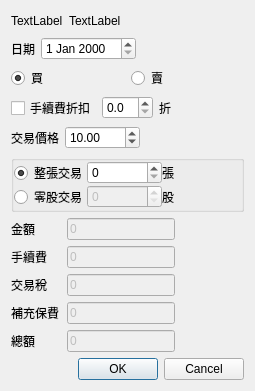
<?xml version="1.0" encoding="UTF-8"?>
<ui version="4.0">
 <class>Dialog</class>
 <widget class="QDialog" name="Dialog">
  <property name="geometry">
   <rect>
    <x>0</x>
    <y>0</y>
    <width>255</width>
    <height>369</height>
   </rect>
  </property>
  <property name="sizePolicy">
   <sizepolicy hsizetype="Fixed" vsizetype="Fixed">
    <horstretch>0</horstretch>
    <verstretch>0</verstretch>
   </sizepolicy>
  </property>
  <property name="windowTitle">
   <string>股票交易</string>
  </property>
  <layout class="QVBoxLayout" name="verticalLayout">
   <item>
    <layout class="QHBoxLayout" name="horizontalLayout_12">
     <item>
      <widget class="QLabel" name="qtStockNumberLabel">
       <property name="text">
        <string>TextLabel</string>
       </property>
      </widget>
     </item>
     <item>
      <widget class="QLabel" name="qtStockNameLabel">
       <property name="text">
        <string>TextLabel</string>
       </property>
      </widget>
     </item>
     <item>
      <spacer name="horizontalSpacer_11">
       <property name="orientation">
        <enum>Qt::Horizontal</enum>
       </property>
       <property name="sizeHint" stdset="0">
        <size>
         <width>40</width>
         <height>20</height>
        </size>
       </property>
      </spacer>
     </item>
    </layout>
   </item>
   <item>
    <layout class="QHBoxLayout" name="horizontalLayout">
     <item>
      <widget class="QLabel" name="label">
       <property name="text">
        <string>日期</string>
       </property>
      </widget>
     </item>
     <item>
      <widget class="QDateEdit" name="qtDateEdit"/>
     </item>
     <item>
      <spacer name="horizontalSpacer_3">
       <property name="orientation">
        <enum>Qt::Horizontal</enum>
       </property>
       <property name="sizeHint" stdset="0">
        <size>
         <width>40</width>
         <height>20</height>
        </size>
       </property>
      </spacer>
     </item>
    </layout>
   </item>
   <item>
    <layout class="QHBoxLayout" name="horizontalLayout_2">
     <item>
      <widget class="QRadioButton" name="qtBuyRadioButton">
       <property name="text">
        <string>買</string>
       </property>
       <property name="checked">
        <bool>true</bool>
       </property>
      </widget>
     </item>
     <item>
      <widget class="QRadioButton" name="qtSellRadioButton">
       <property name="text">
        <string>賣</string>
       </property>
      </widget>
     </item>
    </layout>
   </item>
   <item>
    <layout class="QHBoxLayout" name="horizontalLayout_11">
     <item>
      <widget class="QCheckBox" name="qtDiscountCheckBox">
       <property name="text">
        <string>手續費折扣</string>
       </property>
      </widget>
     </item>
     <item>
      <widget class="QDoubleSpinBox" name="qtDiscountRateDoubleSpinBox">
       <property name="decimals">
        <number>1</number>
       </property>
       <property name="maximum">
        <double>10.000000000000000</double>
       </property>
       <property name="singleStep">
        <double>0.500000000000000</double>
       </property>
      </widget>
     </item>
     <item>
      <widget class="QLabel" name="label_10">
       <property name="text">
        <string>折</string>
       </property>
      </widget>
     </item>
     <item>
      <spacer name="horizontalSpacer_10">
       <property name="orientation">
        <enum>Qt::Horizontal</enum>
       </property>
       <property name="sizeHint" stdset="0">
        <size>
         <width>40</width>
         <height>20</height>
        </size>
       </property>
      </spacer>
     </item>
    </layout>
   </item>
   <item>
    <layout class="QHBoxLayout" name="horizontalLayout_3">
     <item>
      <widget class="QLabel" name="label_2">
       <property name="text">
        <string>交易價格</string>
       </property>
      </widget>
     </item>
     <item>
      <widget class="QDoubleSpinBox" name="qtPriceDoubleSpinBox">
       <property name="minimumSize">
        <size>
         <width>75</width>
         <height>0</height>
        </size>
       </property>
       <property name="maximum">
        <double>9999.989999999999782</double>
       </property>
       <property name="value">
        <double>10.000000000000000</double>
       </property>
      </widget>
     </item>
     <item>
      <spacer name="horizontalSpacer_4">
       <property name="orientation">
        <enum>Qt::Horizontal</enum>
       </property>
       <property name="sizeHint" stdset="0">
        <size>
         <width>40</width>
         <height>20</height>
        </size>
       </property>
      </spacer>
     </item>
    </layout>
   </item>
   <item>
    <widget class="QGroupBox" name="groupBox">
     <property name="title">
      <string/>
     </property>
     <layout class="QVBoxLayout" name="verticalLayout_2">
      <property name="spacing">
       <number>0</number>
      </property>
      <property name="leftMargin">
       <number>0</number>
      </property>
      <property name="topMargin">
       <number>0</number>
      </property>
      <property name="rightMargin">
       <number>0</number>
      </property>
      <property name="bottomMargin">
       <number>0</number>
      </property>
      <item>
       <layout class="QHBoxLayout" name="horizontalLayout_5">
        <item>
         <widget class="QRadioButton" name="qtCommonTradeRadioButton">
          <property name="text">
           <string>整張交易</string>
          </property>
          <property name="checked">
           <bool>true</bool>
          </property>
         </widget>
        </item>
        <item>
         <widget class="QSpinBox" name="qtCommonTradeCountSpinBox">
          <property name="sizePolicy">
           <sizepolicy hsizetype="Preferred" vsizetype="Fixed">
            <horstretch>0</horstretch>
            <verstretch>0</verstretch>
           </sizepolicy>
          </property>
          <property name="minimumSize">
           <size>
            <width>75</width>
            <height>0</height>
           </size>
          </property>
          <property name="maximum">
           <number>99999</number>
          </property>
         </widget>
        </item>
        <item>
         <widget class="QLabel" name="label_4">
          <property name="text">
           <string>張</string>
          </property>
         </widget>
        </item>
        <item>
         <spacer name="horizontalSpacer">
          <property name="orientation">
           <enum>Qt::Horizontal</enum>
          </property>
          <property name="sizeHint" stdset="0">
           <size>
            <width>40</width>
            <height>20</height>
           </size>
          </property>
         </spacer>
        </item>
       </layout>
      </item>
      <item>
       <layout class="QHBoxLayout" name="horizontalLayout_6">
        <item>
         <widget class="QRadioButton" name="qtOddTradeRadioButton">
          <property name="text">
           <string>零股交易</string>
          </property>
         </widget>
        </item>
        <item>
         <widget class="QSpinBox" name="qtOddTradeCountSpinBox">
          <property name="enabled">
           <bool>false</bool>
          </property>
          <property name="minimumSize">
           <size>
            <width>75</width>
            <height>0</height>
           </size>
          </property>
          <property name="maximum">
           <number>99999</number>
          </property>
         </widget>
        </item>
        <item>
         <widget class="QLabel" name="label_5">
          <property name="text">
           <string>股</string>
          </property>
         </widget>
        </item>
        <item>
         <spacer name="horizontalSpacer_2">
          <property name="orientation">
           <enum>Qt::Horizontal</enum>
          </property>
          <property name="sizeHint" stdset="0">
           <size>
            <width>40</width>
            <height>20</height>
           </size>
          </property>
         </spacer>
        </item>
       </layout>
      </item>
     </layout>
    </widget>
   </item>
   <item>
    <layout class="QHBoxLayout" name="horizontalLayout_4">
     <item>
      <widget class="QLabel" name="label_3">
       <property name="minimumSize">
        <size>
         <width>50</width>
         <height>0</height>
        </size>
       </property>
       <property name="text">
        <string>金額</string>
       </property>
      </widget>
     </item>
     <item>
      <widget class="QLineEdit" name="qtTradingValueLineEdit">
       <property name="enabled">
        <bool>false</bool>
       </property>
       <property name="text">
        <string>0</string>
       </property>
      </widget>
     </item>
     <item>
      <spacer name="horizontalSpacer_5">
       <property name="orientation">
        <enum>Qt::Horizontal</enum>
       </property>
       <property name="sizeHint" stdset="0">
        <size>
         <width>40</width>
         <height>20</height>
        </size>
       </property>
      </spacer>
     </item>
    </layout>
   </item>
   <item>
    <layout class="QHBoxLayout" name="horizontalLayout_7">
     <item>
      <widget class="QLabel" name="label_6">
       <property name="minimumSize">
        <size>
         <width>50</width>
         <height>0</height>
        </size>
       </property>
       <property name="text">
        <string>手續費</string>
       </property>
      </widget>
     </item>
     <item>
      <widget class="QLineEdit" name="qtFeeLineEdit">
       <property name="enabled">
        <bool>false</bool>
       </property>
       <property name="text">
        <string>0</string>
       </property>
      </widget>
     </item>
     <item>
      <spacer name="horizontalSpacer_6">
       <property name="orientation">
        <enum>Qt::Horizontal</enum>
       </property>
       <property name="sizeHint" stdset="0">
        <size>
         <width>40</width>
         <height>20</height>
        </size>
       </property>
      </spacer>
     </item>
    </layout>
   </item>
   <item>
    <layout class="QHBoxLayout" name="horizontalLayout_8">
     <item>
      <widget class="QLabel" name="label_7">
       <property name="minimumSize">
        <size>
         <width>50</width>
         <height>0</height>
        </size>
       </property>
       <property name="text">
        <string>交易稅</string>
       </property>
      </widget>
     </item>
     <item>
      <widget class="QLineEdit" name="qtTaxLineEdit">
       <property name="enabled">
        <bool>false</bool>
       </property>
       <property name="text">
        <string>0</string>
       </property>
      </widget>
     </item>
     <item>
      <spacer name="horizontalSpacer_7">
       <property name="orientation">
        <enum>Qt::Horizontal</enum>
       </property>
       <property name="sizeHint" stdset="0">
        <size>
         <width>40</width>
         <height>20</height>
        </size>
       </property>
      </spacer>
     </item>
    </layout>
   </item>
   <item>
    <layout class="QHBoxLayout" name="horizontalLayout_9">
     <item>
      <widget class="QLabel" name="label_8">
       <property name="minimumSize">
        <size>
         <width>50</width>
         <height>0</height>
        </size>
       </property>
       <property name="text">
        <string>補充保費</string>
       </property>
      </widget>
     </item>
     <item>
      <widget class="QLineEdit" name="qtInsuranceLineEdit">
       <property name="enabled">
        <bool>false</bool>
       </property>
       <property name="text">
        <string>0</string>
       </property>
      </widget>
     </item>
     <item>
      <spacer name="horizontalSpacer_8">
       <property name="orientation">
        <enum>Qt::Horizontal</enum>
       </property>
       <property name="sizeHint" stdset="0">
        <size>
         <width>40</width>
         <height>20</height>
        </size>
       </property>
      </spacer>
     </item>
    </layout>
   </item>
   <item>
    <layout class="QHBoxLayout" name="horizontalLayout_10">
     <item>
      <widget class="QLabel" name="label_9">
       <property name="minimumSize">
        <size>
         <width>50</width>
         <height>0</height>
        </size>
       </property>
       <property name="text">
        <string>總額</string>
       </property>
      </widget>
     </item>
     <item>
      <widget class="QLineEdit" name="qtTotalCostLineEdit">
       <property name="enabled">
        <bool>false</bool>
       </property>
       <property name="text">
        <string>0</string>
       </property>
      </widget>
     </item>
     <item>
      <spacer name="horizontalSpacer_9">
       <property name="orientation">
        <enum>Qt::Horizontal</enum>
       </property>
       <property name="sizeHint" stdset="0">
        <size>
         <width>40</width>
         <height>20</height>
        </size>
       </property>
      </spacer>
     </item>
    </layout>
   </item>
   <item>
    <widget class="QDialogButtonBox" name="qtOkButtonBox">
     <property name="orientation">
      <enum>Qt::Horizontal</enum>
     </property>
     <property name="standardButtons">
      <set>QDialogButtonBox::Cancel|QDialogButtonBox::Ok</set>
     </property>
    </widget>
   </item>
  </layout>
 </widget>
 <resources/>
 <connections>
  <connection>
   <sender>qtOkButtonBox</sender>
   <signal>accepted()</signal>
   <receiver>Dialog</receiver>
   <slot>accept()</slot>
   <hints>
    <hint type="sourcelabel">
     <x>248</x>
     <y>254</y>
    </hint>
    <hint type="destinationlabel">
     <x>157</x>
     <y>274</y>
    </hint>
   </hints>
  </connection>
  <connection>
   <sender>qtOkButtonBox</sender>
   <signal>rejected()</signal>
   <receiver>Dialog</receiver>
   <slot>reject()</slot>
   <hints>
    <hint type="sourcelabel">
     <x>316</x>
     <y>260</y>
    </hint>
    <hint type="destinationlabel">
     <x>286</x>
     <y>274</y>
    </hint>
   </hints>
  </connection>
 </connections>
</ui>
